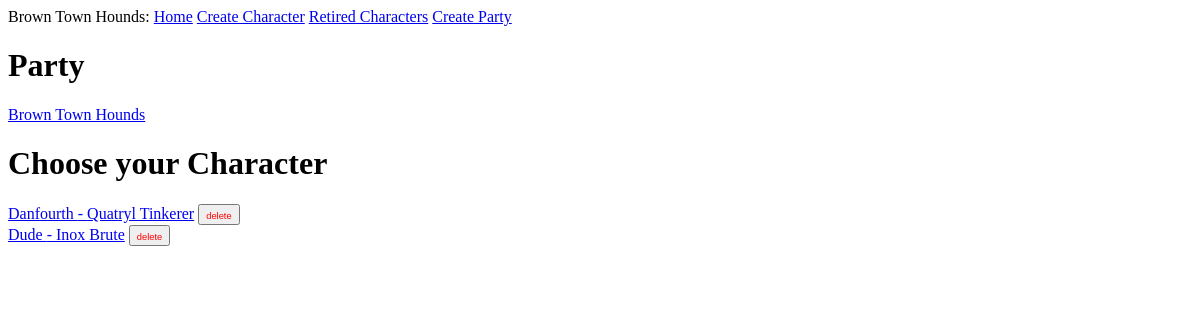
The page /index on the database as committed earlier.
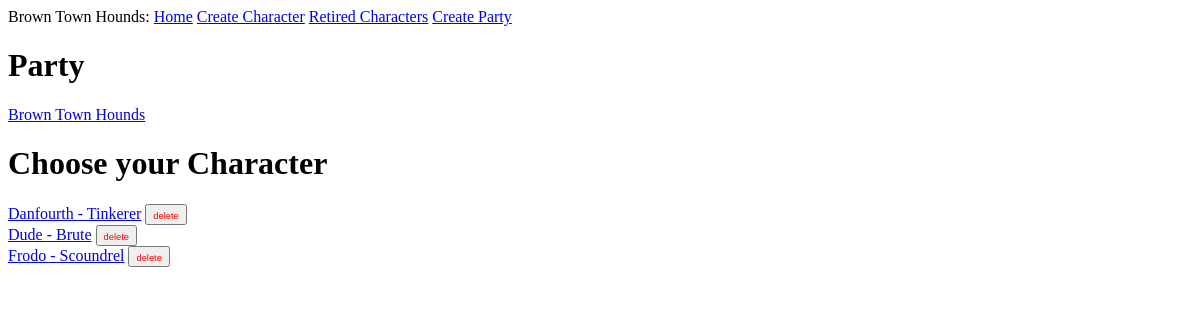
The same page on the database as committed later.
### app/models.py (models this page shows, shortened)
class Party(db.Model):
    id: so.Mapped[int] = so.mapped_column(primary_key=True)
    name: so.Mapped[str] = so.mapped_column(sa.String(64), index=True,
                                                unique=True)
    location: so.Mapped[str] = so.mapped_column(sa.String(64), index=True,
                                                unique=True, nullable=True)
    reputation: so.Mapped[int] = so.mapped_column(sa.Integer, index=True, default=0)
    notes: so.WriteOnlyMapped['PartyNotes'] = so.relationship(back_populates='party', cascade="all, delete", passive_deletes=True)
    achievements: so.WriteOnlyMapped['PartyAchievements'] = so.relationship(back_populates='party', cascade="all, delete", passive_deletes=True)

class Character(db.Model):
    id: so.Mapped[int] = so.mapped_column(primary_key=True)
    name: so.Mapped[str] = so.mapped_column(sa.String(64), index=True,
                                                unique=True)
    level: so.Mapped[int] = so.mapped_column(sa.Integer, index=True, default=1)
    xp: so.Mapped[int] = so.mapped_column(sa.Integer, index=True, default=0)
    gold: so.Mapped[int] = so.mapped_column(sa.Integer, index=True, default=0)
    perk_points: so.Mapped[int] = so.mapped_column(sa.Integer, index=True, default=0)
    class_id: so.Mapped[int] = so.mapped_column(sa.ForeignKey(Class.id),
                                               index=True)
    char_perk: so.Mapped[list["Character_Perk"]] = so.relationship(back_populates='character', cascade="all, delete")
    class_name: so.Mapped[Class] = so.relationship(back_populates='characters')
    notes: so.WriteOnlyMapped['Notes'] = so.relationship(back_populates='character', cascade="all, delete", passive_deletes=True)

class Class(db.Model):
    id: so.Mapped[int] = so.mapped_column(primary_key=True)
    name: so.Mapped[str] = so.mapped_column(sa.String(64), index=True,
                                                unique=True)
    class_perks: so.Mapped[list["Class_Perk"]] = so.relationship(back_populates="class_")
    characters: so.Mapped[list["Character"]] = so.relationship(back_populates='class_name')
    retired_characters: so.Mapped[list["RetiredCharacter"]] = so.relationship(back_populates='class_name')

### app/routes.py (the view, shortened to what this page needs)
@app.route('/')
@app.route('/index', methods=['GET', 'POST'])
def index():
    get_characters = sa.select(Character) #Selecting the Character class to get list of characters from DB
    get_parties = sa.select(Party)
    characters = db.session.scalars(get_characters).all() #storing existing DB entries from Character table
    parties = db.session.scalars(get_parties).all()
    return render_template('index.html', title='Home', characters=characters, parties=parties) #passing this new dictionary ^ to the index.html page. on that page, they will be displayed.

### app/templates/index.html
{% extends "base.html" %}
{% block content %}
    <h1>Party</h1>
    {% for party in parties %}
    <a href="{{ url_for('party', party_name=party.name) }}">{{ party.name }}</a><br>
    {% endfor %}
    <h1>Choose your Character</h1>
    {% for character in characters %}
        <a href="{{ url_for('character', character=character.name) }}">{{ character.name }} - {{ character.class_name.name }}</a>
            <form action="" method="post" style="display:inline;">
                <button type="submit" name="delete_char_id" value="{{ character.id }}"><span style="font-size: 0.7em; color: red; border: none;">delete</span></button>
            </form><br>
    {% endfor %}
{% endblock %}

### app/templates/base.html (shortened to what this page needs)
<!doctype html>
<html>
    <head>
    </head>
    <body>
        <div>
            Brown Town Hounds:
            <a href="{{ url_for('index') }}">Home</a>
            <a href="{{ url_for('register') }}">Create Character</a>
            <a href="{{ url_for('RetiredCharacters') }}">Retired Characters</a>
            <a href="{{ url_for('CreateParty') }}">Create Party</a>
        </div>
        {% block content %}{% endblock %}
    </body>
</html>

Rows that differ between the two databases and show on the page:
changed through a linked row, Character "Danfourth": class_name.name "Quatryl Tinkerer" → "Tinkerer"
changed Character "Dude": class_name.name "Inox Brute" → "Brute"
added Character: name "Frodo", class_name.name "Scoundrel", {{ character.id }} 3 (drawn)
